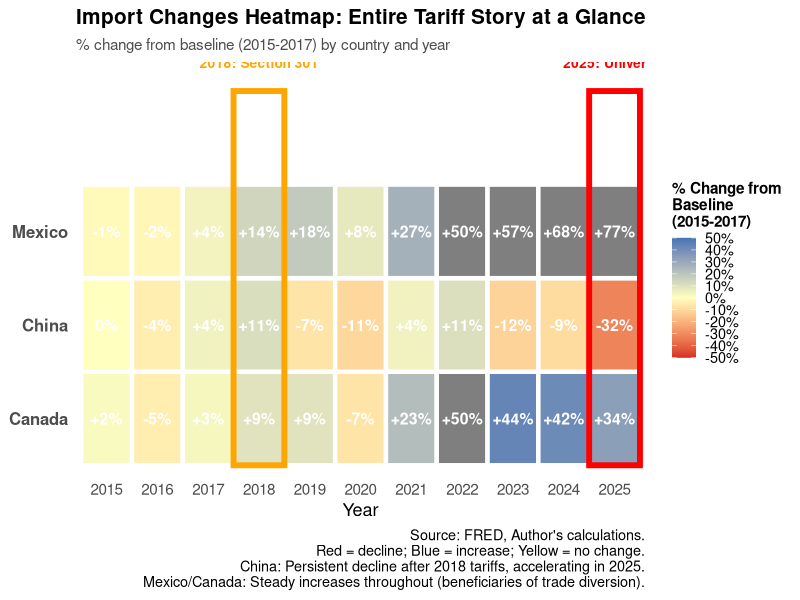

This figure's R source:
# ============================================================================
# SCRIPT 12: NEW FIGURE 15 - HEATMAP (Country × Year Matrix)
# ============================================================================

library(tidyverse)
library(lubridate)
library(scales)

cat("=== CREATING NEW FIGURE 15: HEATMAP ===\n\n")

# Load data
did_data <- read_csv("data/processed/did_analysis_data.csv") %>%
  mutate(date = ymd(date))

# Calculate yearly averages
yearly_avg <- did_data %>%
  mutate(year = year(date)) %>%
  group_by(country, year) %>%
  summarise(avg_imports = mean(imports, na.rm = TRUE), .groups = 'drop')

# Calculate baseline (2015-2017)
baseline <- yearly_avg %>%
  filter(year <= 2017) %>%
  group_by(country) %>%
  summarise(baseline = mean(avg_imports), .groups = 'drop')

# Calculate percent changes
heatmap_data <- yearly_avg %>%
  left_join(baseline, by = "country") %>%
  mutate(
    pct_change = ((avg_imports - baseline) / baseline) * 100,
    # Format for display
    label = ifelse(abs(pct_change) < 1, "0%",
                   paste0(ifelse(pct_change > 0, "+", ""),
                          round(pct_change, 0), "%"))
  )

print(heatmap_data %>% select(country, year, pct_change))

# Create heatmap
p15_heatmap <- ggplot(heatmap_data, aes(x = factor(year), y = country, 
                                         fill = pct_change)) +
  geom_tile(color = "white", linewidth = 1.5) +
  geom_text(aes(label = label), size = 4, fontface = "bold", color = "white") +
  
  # Color scale: red = decline, blue = increase
  scale_fill_gradient2(
    low = "#d73027",        # Red (decline)
    mid = "#ffffbf",        # Yellow (no change)
    high = "#4575b4",       # Blue (increase)
    midpoint = 0,
    limits = c(-50, 50),
    breaks = seq(-50, 50, 10),
    labels = function(x) paste0(x, "%"),
    name = "% Change from\nBaseline\n(2015-2017)"
  ) +
  
  # Mark tariff implementation years
  annotate("rect", xmin = 3.5, xmax = 4.5, ymin = 0.5, ymax = 4.5,
           fill = NA, color = "orange", linewidth = 2) +
  annotate("text", x = 4, y = 4.8, label = "2018: Section 301",
           color = "orange", fontface = "bold", size = 3.5) +
  
  annotate("rect", xmin = 10.5, xmax = 11.5, ymin = 0.5, ymax = 4.5,
           fill = NA, color = "red", linewidth = 2) +
  annotate("text", x = 11, y = 4.8, label = "2025: Universal",
           color = "red", fontface = "bold", size = 3.5) +
  
  labs(
    title = "Import Changes Heatmap: Entire Tariff Story at a Glance",
    subtitle = "% change from baseline (2015-2017) by country and year",
    x = "Year",
    y = NULL,
    caption = "Source: FRED, Author's calculations.\nRed = decline; Blue = increase; Yellow = no change.\nChina: Persistent decline after 2018 tariffs, accelerating in 2025.\nMexico/Canada: Steady increases throughout (beneficiaries of trade diversion)."
  ) +
  theme_minimal(base_size = 13) +
  theme(
    plot.title = element_text(face = "bold", size = 15),
    plot.subtitle = element_text(size = 11, color = "gray30"),
    legend.position = "right",
    legend.title = element_text(face = "bold", size = 11),
    panel.grid = element_blank(),
    axis.text.y = element_text(size = 12, face = "bold"),
    axis.text.x = element_text(angle = 0, hjust = 0.5, size = 11)
  )

ggsave("outputs/figures/fig15_import_changes_heatmap.png", p15_heatmap,
       width = 14, height = 7, dpi = 300)

cat("✓ Saved: outputs/figures/fig15_import_changes_heatmap.png\n")
cat("  - NEW: Heatmap showing entire period at once\n")
cat("  - Red cells: China's persistent decline\n")
cat("  - Blue cells: Mexico/Canada's gains\n")
cat("  - Story: Trade diversion clearly visible!\n")

cat("\n=== NEW FIGURE 15 CREATED ===\n")
